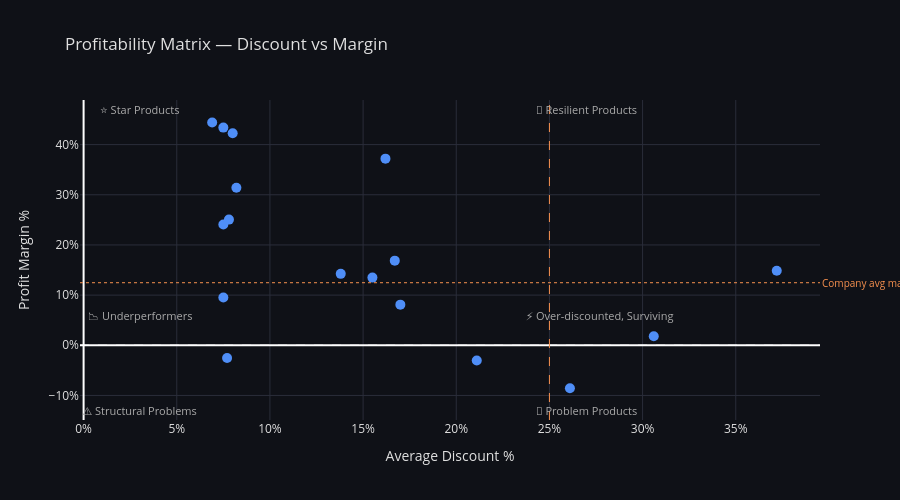

This figure's notebook cell:
### Markdown cell above
## Break-even Analysis

1. The margin turns negative somewhere between 20% and 30%, estimated at around 25%. 
This becomes our data-driven threshold for the profitability matrix. 

2. At exactly 20% discount, there are almost 3700 products being sold — more than 
any other discount level except 0%. This is unlikely to be a coincidence.

3. Around 850 products are being sold at a discount level above 60%, driving very 
large negative margins — as low as -180% at 80% discount. It is worth investigating 
further what is driving these extreme discounts and whether they are authorised or 
accidental.

4. 4798 rows have 0% discount and a 29.51% margin. That's nearly half the dataset and the healthiest margin by far. This is actually the strongest finding in the whole table - when the business doesn't discount, it makes nearly 30% margin.

### Code cell
fig5 = go.Figure()

fig5.add_trace(go.Scatter(
    x=df_discount['avg_discount_pct'],
    y=df_discount['avg_margin_pct'],
    mode='markers',
    marker=dict(color=ACCENT, size=10),
    text=df_discount['sub_category'],
    hovertemplate='<b>%{text}</b><br>Discount: %{x}%<br>Margin: %{y}%<extra></extra>'
))

fig5.add_hline(y=0, line=dict(color='white', width=1, dash='dash'))
fig5.add_vline(x=25, line=dict(color=ACCENT2, width=1, dash='dash'))

fig5.update_layout(
    title=dict(text='Profitability Matrix — Discount vs Margin', pad=dict(l=20, t=20)),
    plot_bgcolor=DARK_BG,
    paper_bgcolor=DARK_BG,
    font=dict(color=TEXT),
    xaxis=dict(title='Average Discount %', gridcolor=GRID, ticksuffix='%'),
    yaxis=dict(title='Profit Margin %', gridcolor=GRID, ticksuffix='%'),
    height=500
)

fig5.add_annotation(x=3, y=47, text="⭐ Star Products",
    showarrow=False, font=dict(color='#aaaaaa', size=11))

fig5.add_annotation(x=3, y=6, text="📉 Underperformers",
    showarrow=False, font=dict(color='#aaaaaa', size=11))

fig5.add_annotation(x=3, y=-13, text="⚠️ Structural Problems",
    showarrow=False, font=dict(color='#aaaaaa', size=11))

fig5.add_annotation(x=27, y=47, text="💪 Resilient Products",
    showarrow=False, font=dict(color='#aaaaaa', size=11))

fig5.add_annotation(x=27.7, y=6, text="⚡ Over-discounted, Surviving",
    showarrow=False, font=dict(color='#aaaaaa', size=11))

fig5.add_annotation(x=27, y=-13, text="🚨 Problem Products",
    showarrow=False, font=dict(color='#aaaaaa', size=11))

fig5.add_hline(y=12.47, line=dict(color=ACCENT2, width=1, dash='dot'),
               annotation_text='Company avg margin (12.47%)',
               annotation_position='right',
               annotation_font=dict(color=ACCENT2, size=10))

fig5.show()

### Figure 1 — Plotly figure (JSON) as saved in the notebook; plotly's stock layout.template omitted (floating-point values rounded to 4 significant figures)
{"data": [{"hovertemplate": "<b>%{text}</b><br>Discount: %{x}%<br>Margin: %{y}%<extra></extra>", "marker": {"color": "#4f8ef7", "size": 10}, "mode": "markers", "text": ["Binders", "Machines", "Tables", "Bookcases", "Chairs", "Appliances", "Copiers", "Phones", "Furnishings", "Fasteners", "Envelopes", "Accessories", "Supplies", "Art", "Paper", "Storage", "Labels"], "type": "scatter", "x": [37.2, 30.6, 26.1, 21.1, 17, 16.7, 16.2, 15.5, 13.8, 8.2, 8, 7.8, 7.7, 7.5, 7.5, 7.5, 6.9], "y": [14.86, 1.79, -8.56, -3.02, 8.1, 16.87, 37.2, 13.49, 14.24, 31.4, 42.27, 25.05, -2.55, 24.07, 43.39, 9.51, 44.42]}], "layout": {"annotations": [{"font": {"color": "#aaaaaa", "size": 11}, "showarrow": false, "text": "⭐ Star Products", "x": 3, "y": 47}, {"font": {"color": "#aaaaaa", "size": 11}, "showarrow": false, "text": "📉 Underperformers", "x": 3, "y": 6}, {"font": {"color": "#aaaaaa", "size": 11}, "showarrow": false, "text": "⚠️ Structural Problems", "x": 3, "y": -13}, {"font": {"color": "#aaaaaa", "size": 11}, "showarrow": false, "text": "💪 Resilient Products", "x": 27, "y": 47}, {"font": {"color": "#aaaaaa", "size": 11}, "showarrow": false, "text": "⚡ Over-discounted, Surviving", "x": 27.7, "y": 6}, {"font": {"color": "#aaaaaa", "size": 11}, "showarrow": false, "text": "🚨 Problem Products", "x": 27, "y": -13}, {"font": {"color": "#f7914f", "size": 10}, "showarrow": false, "text": "Company avg margin (12.47%)", "x": 1, "xanchor": "left", "xref": "x domain", "y": 12.47, "yanchor": "middle", "yref": "y"}], "font": {"color": "#e0e0e0"}, "height": 500, "paper_bgcolor": "#0f1117", "plot_bgcolor": "#0f1117", "shapes": [{"line": {"color": "white", "dash": "dash", "width": 1}, "type": "line", "x0": 0, "x1": 1, "xref": "x domain", "y0": 0, "y1": 0, "yref": "y"}, {"line": {"color": "#f7914f", "dash": "dash", "width": 1}, "type": "line", "x0": 25, "x1": 25, "xref": "x", "y0": 0, "y1": 1, "yref": "y domain"}, {"line": {"color": "#f7914f", "dash": "dot", "width": 1}, "type": "line", "x0": 0, "x1": 1, "xref": "x domain", "y0": 12.47, "y1": 12.47, "yref": "y"}], "title": {"pad": {"l": 20, "t": 20}, "text": "Profitability Matrix — Discount vs Margin"}, "xaxis": {"gridcolor": "#2a2d3a", "ticksuffix": "%", "title": {"text": "Average Discount %"}}, "yaxis": {"gridcolor": "#2a2d3a", "ticksuffix": "%", "title": {"text": "Profit Margin %"}}}}
